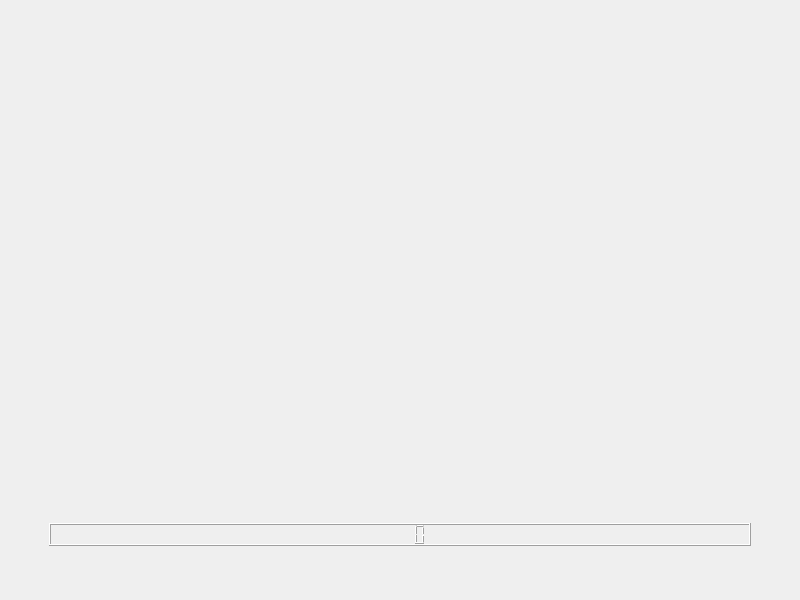
<?xml version="1.0" encoding="UTF-8"?>
<ui version="4.0">
 <class>MainWindow</class>
 <widget class="QMainWindow" name="MainWindow">
  <property name="geometry">
   <rect>
    <x>0</x>
    <y>0</y>
    <width>800</width>
    <height>600</height>
   </rect>
  </property>
  <property name="windowTitle">
   <string>MainWindow</string>
  </property>
  <widget class="QWidget" name="centralWidget">
   <layout class="QGridLayout" name="gridLayout">
    <item row="0" column="3">
     <spacer name="rightSpacer">
      <property name="orientation">
       <enum>Qt::Horizontal</enum>
      </property>
      <property name="sizeType">
       <enum>QSizePolicy::Maximum</enum>
      </property>
      <property name="sizeHint" stdset="0">
       <size>
        <width>40</width>
        <height>20</height>
       </size>
      </property>
     </spacer>
    </item>
    <item row="0" column="0">
     <spacer name="leftSpacer">
      <property name="orientation">
       <enum>Qt::Horizontal</enum>
      </property>
      <property name="sizeType">
       <enum>QSizePolicy::Maximum</enum>
      </property>
      <property name="sizeHint" stdset="0">
       <size>
        <width>40</width>
        <height>20</height>
       </size>
      </property>
     </spacer>
    </item>
    <item row="0" column="2">
     <layout class="QVBoxLayout" name="mainLayout" stretch="1,1,10,1,1">
      <item>
       <spacer name="topSpacer">
        <property name="orientation">
         <enum>Qt::Vertical</enum>
        </property>
        <property name="sizeType">
         <enum>QSizePolicy::Minimum</enum>
        </property>
        <property name="sizeHint" stdset="0">
         <size>
          <width>20</width>
          <height>20</height>
         </size>
        </property>
       </spacer>
      </item>
      <item>
       <layout class="QHBoxLayout" name="informationLayout">
        <item>
         <widget class="QLabel" name="tournamentLabel">
          <property name="sizePolicy">
           <sizepolicy hsizetype="Preferred" vsizetype="Fixed">
            <horstretch>0</horstretch>
            <verstretch>0</verstretch>
           </sizepolicy>
          </property>
          <property name="text">
           <string/>
          </property>
         </widget>
        </item>
        <item>
         <widget class="QLabel" name="roundLabel">
          <property name="sizePolicy">
           <sizepolicy hsizetype="Preferred" vsizetype="Fixed">
            <horstretch>0</horstretch>
            <verstretch>0</verstretch>
           </sizepolicy>
          </property>
          <property name="text">
           <string/>
          </property>
          <property name="alignment">
           <set>Qt::AlignRight|Qt::AlignTrailing|Qt::AlignVCenter</set>
          </property>
         </widget>
        </item>
       </layout>
      </item>
      <item>
       <layout class="QHBoxLayout" name="buzzedLayout">
        <property name="spacing">
         <number>0</number>
        </property>
        <item>
         <spacer name="buzzedLayoutSpacerLeft">
          <property name="orientation">
           <enum>Qt::Horizontal</enum>
          </property>
          <property name="sizeType">
           <enum>QSizePolicy::Maximum</enum>
          </property>
          <property name="sizeHint" stdset="0">
           <size>
            <width>40</width>
            <height>20</height>
           </size>
          </property>
         </spacer>
        </item>
        <item>
         <layout class="QVBoxLayout" name="playerWidgetLayout">
          <property name="spacing">
           <number>0</number>
          </property>
         </layout>
        </item>
        <item>
         <spacer name="buzzedLayoutSpacerRight">
          <property name="orientation">
           <enum>Qt::Horizontal</enum>
          </property>
          <property name="sizeType">
           <enum>QSizePolicy::Maximum</enum>
          </property>
          <property name="sizeHint" stdset="0">
           <size>
            <width>40</width>
            <height>20</height>
           </size>
          </property>
         </spacer>
        </item>
       </layout>
      </item>
      <item>
       <layout class="QHBoxLayout" name="teamsLayout">
        <property name="spacing">
         <number>0</number>
        </property>
        <item>
         <layout class="QVBoxLayout" name="team1Layout"/>
        </item>
        <item>
         <widget class="QLCDNumber" name="lcdNumber"/>
        </item>
        <item>
         <layout class="QVBoxLayout" name="team2Layout"/>
        </item>
       </layout>
      </item>
      <item>
       <spacer name="bottomSpacer">
        <property name="orientation">
         <enum>Qt::Vertical</enum>
        </property>
        <property name="sizeType">
         <enum>QSizePolicy::Minimum</enum>
        </property>
        <property name="sizeHint" stdset="0">
         <size>
          <width>20</width>
          <height>20</height>
         </size>
        </property>
       </spacer>
      </item>
     </layout>
    </item>
   </layout>
  </widget>
 </widget>
 <resources/>
 <connections/>
</ui>
